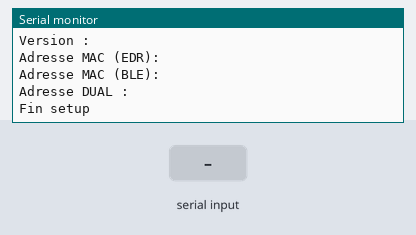
This sketch was run on a simulated Arduino Mega 2560, built with avr-gcc and run on an emulated ATmega2560. Shown: the last lines printed to the serial monitor. The inputs (shaded band) are chosen by the test bench.

Above: at 14.2 s.
14.3 s: "ButtonRecuCapteur" received over Serial
At 16.1 s:
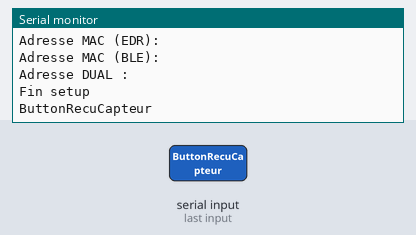
16.8 s: "ButtonRecuCapteur" received over the second serial link
At 18.7 s:
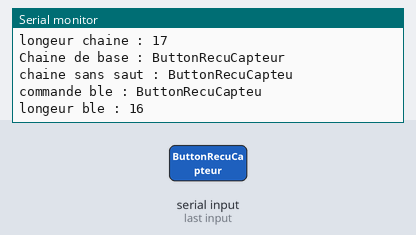
19.3 s: "Button1" received over Serial
At 20.8 s:
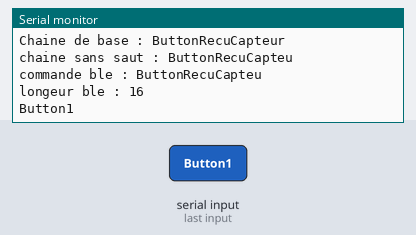
21.8 s: "Button1" received over the second serial link
At 23.6 s:
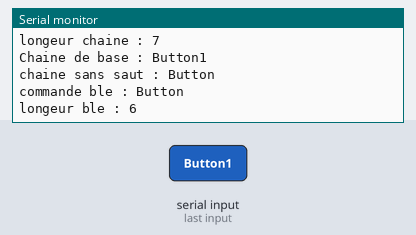

The sketch:

bluetooth_dual_mode.ino
```cpp
#define RxD 18
#define TxD 19
#define vitesse_arduino 9600
#define vitesse_bluetooth 115200

String recvChar;
String emitChar;
String SaveChar;
String commande_bluetooth="";

void setup()
{
  Serial.begin(vitesse_arduino);
  pinMode(RxD, INPUT);
  pinMode(TxD, OUTPUT);


  Serial.println("Debut setup");
  Serial1.begin(vitesse_bluetooth);
  Serial1.flush();
  Serial1.print("AT");
  Serial.println(Serial1.readString());
  Serial1.print("AT+NAME?"); //Nom Module
  Serial.print("Nom du module (EDR) : ");
  Serial.println(Serial1.readString());
  Serial1.print("AT+NAMB?"); //Nom Module
  Serial.print("Nom du module (BLE) : ");
  Serial.println(Serial1.readString());
  Serial1.print("AT+SCAN?"); //Nom Module
  Serial.print("SCAN : ");
  Serial.println(Serial1.readString());
  Serial.print("Vitesse de transmission : ");
  Serial1.print("AT+BAUD?"); // Vitesse Transmission
  Serial.println(Serial1.readString());
  Serial.print("Code Pin (EDR): ");
  Serial1.print("AT+PINE?"); // Code PIN
  Serial.println(Serial1.readString());
  Serial.print("Code Pin (BLE): ");
  Serial1.print("AT+PINB?"); // Code PIN
  Serial.println(Serial1.readString());
  Serial.print("Version : ");
  Serial1.print("AT+VERS?"); // Version
  Serial.println(Serial1.readString());
  Serial.print("Adresse MAC (EDR): ");
  Serial1.print("AT+ADDE?"); // Température du module
  Serial.println(Serial1.readString());
  Serial.print("Adresse MAC (BLE): ");
  Serial1.print("AT+ADDB?"); // Température du module
  Serial.println(Serial1.readString());
  Serial.print("Adresse DUAL : ");
  Serial1.print("AT+DUAL?"); // Température du module
  Serial.println(Serial1.readString());
  Serial.println("Fin setup");
  delay(2000);
  Serial1.flush();
}

void loop()
{

  if(Serial1.available()>0)
  {
     recvChar = Serial1.readString();
     int lenghtChar=recvChar.length();
     Serial.print("longeur chaine : ");
     Serial.println(lenghtChar);
     Serial.print("Chaine de base : ");
     Serial.println(recvChar);
     SaveChar = recvChar;

     //lorsque CR et LF sont actif
//     recvChar.remove(lenghtChar-2);
//     Serial.print("chaine sans saut : ");
//     Serial.println(recvChar);
//
//    commande_bluetooth = recvChar;
//    Serial.print("commande ble : ");
//    Serial.println(commande_bluetooth);
//    Serial.print("longeur ble : ");
//    Serial.println(commande_bluetooth.length());

    //lorsque CR ou LF sont actif
    recvChar.remove(lenghtChar-1);
    Serial.print("chaine sans saut : ");
    Serial.println(recvChar);

    commande_bluetooth = recvChar;
    Serial.print("commande ble : ");
    Serial.println(commande_bluetooth);
    Serial.print("longeur ble : ");
    Serial.println(commande_bluetooth.length());

    // Sans CR et LF actif
//    commande_bluetooth = SaveChar;
//    Serial.print("commande ble : ");
//    Serial.println(commande_bluetooth);
//    Serial.print("longeur ble : ");
//    Serial.println(commande_bluetooth.length());
  }
  if(Serial.available()>0)
  {
    emitChar  = Serial.readString();
    Serial.println(emitChar);
    Serial1.print(emitChar);
//    Serial1.write(Serial.read());
//    Serial1.print(Serial.read());
  }

//  Serial.print(commande_bluetooth);

  if(commande_bluetooth.equalsIgnoreCase("ButtonRecuCapteur"))
  {
    Serial.println("Emission vers le telephone");
    emitChar="Valeur 1\n";
    Serial1.print(emitChar);
    commande_bluetooth="";
  }
  if(commande_bluetooth.equalsIgnoreCase("Button1"))
  {
    Serial.println("Action de la commande Button 1");
    commande_bluetooth="";
  }
  if(commande_bluetooth.equalsIgnoreCase("Button2"))
  {
    Serial.println("Action de la commande Button 2");
    commande_bluetooth="";
  }
  if(commande_bluetooth.equalsIgnoreCase("Button3"))
  {
    Serial.println("Action de la commande Button 3");
    commande_bluetooth="";
  }
  if(commande_bluetooth.equalsIgnoreCase("Button4"))
  {
    Serial.println("Action de la commande Button 4");
    commande_bluetooth="";
  }
}
```

Measured:
- after the input at 14.3 s, the serial monitor: prints a new line after 1.0 s (image 1)
- after the input at 16.8 s, the serial monitor: prints a new line after 1.0 s (image 2)
- after the input at 19.3 s, the serial monitor: prints a new line after 1.0 s (image 3)
- after the input at 21.8 s, the serial monitor: prints a new line after 1.0 s (image 4)
